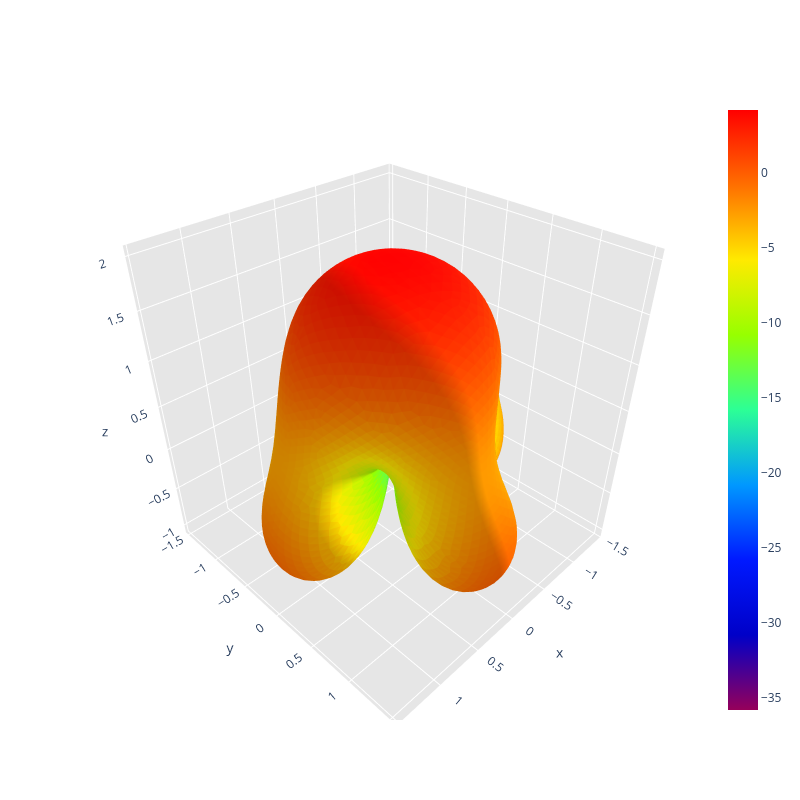

Notebook cell for this chart:
### Code cell
display_lhcp_gain(path)

### Figure 1 — Plotly figure (JSON) as saved in the notebook; plotly's stock layout.template omitted (floating-point values rounded to 4 significant figures; data arrays with more than 128 entries replaced by an {"elided": "..."} marker saying what was removed)
{"data": [{"facecolor": {"elided": "10296 str values"}, "i": {"elided": "10296 int values"}, "j": {"elided": "10296 int values"}, "k": {"elided": "10296 int values"}, "name": "", "type": "mesh3d", "x": {"elided": "5150 float values"}, "y": {"elided": "5150 float values"}, "z": {"elided": "5150 float values"}}, {"hoverinfo": "none", "marker": {"color": [-35.8, 4.182], "colorscale": [[0, "rgb(150, 0, 90)"], [0.125, "rgb(0, 0, 200)"], [0.25, "rgb(0, 25, 255)"], [0.375, "rgb(0, 152, 255)"], [0.5, "rgb(44, 255, 150)"], [0.625, "rgb(151, 255, 0)"], [0.75, "rgb(255, 234, 0)"], [0.875, "rgb(255, 111, 0)"], [1, "rgb(255, 0, 0)"]], "showscale": true, "size": 0.1}, "mode": "markers", "showlegend": false, "type": "scatter3d", "x": [1.225e-16], "y": [-2.999e-32], "z": [2.0]}], "layout": {"height": 800, "scene": {"aspectratio": {"x": 0.9461, "y": 0.9754, "z": 1}, "xaxis": {"backgroundcolor": "rgb(230, 230, 230)", "gridcolor": "rgb(255, 255, 255)", "showbackground": true, "zerolinecolor": "rgb(255, 255, 255)"}, "yaxis": {"backgroundcolor": "rgb(230, 230, 230)", "gridcolor": "rgb(255, 255, 255)", "showbackground": true, "zerolinecolor": "rgb(255, 255, 255)"}, "zaxis": {"backgroundcolor": "rgb(230, 230, 230)", "gridcolor": "rgb(255, 255, 255)", "showbackground": true, "zerolinecolor": "rgb(255, 255, 255)"}}, "title": {"text": ""}, "width": 800}}
